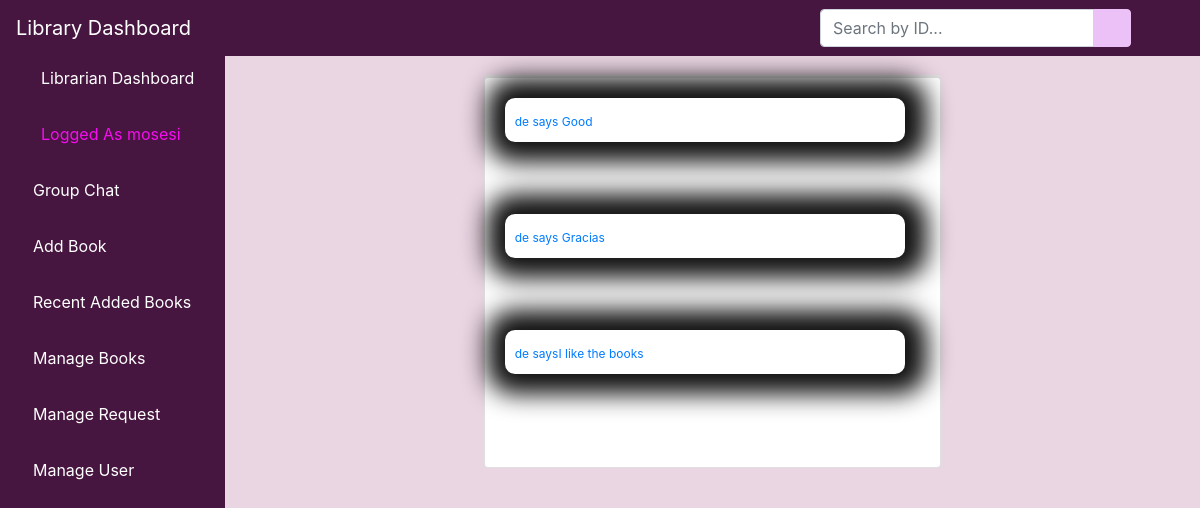
Page /afeedback/ (signed in) on the committed database.
### bookstore/models.py (models this page shows, shortened)
class User(AbstractUser):
    is_admin = models.BooleanField(default=False)
    is_student = models.BooleanField(default=False)
    is_lecturer = models.BooleanField(default=False)
    class Meta:
        swappable = 'AUTH_USER_MODEL'

class Feedback(models.Model):
    feedback = models.CharField(max_length=100, null=True, blank=True)

### bookstore/views.py (the view)
# urls.py: path('afeedback/', views.AFeedback.as_view(), name='afeedback'),
class AFeedback(LoginRequiredMixin,ListView):
	model = Feedback
	template_name = 'dashboard/feedback.html'
	context_object_name = 'feedbacks'
	paginate_by = 3
	def get_queryset(self):
		return Feedback.objects.order_by('-id')

### bookstore/templates/dashboard/feedback.html (shortened to what this page needs)
{% extends 'dashboard/base.html' %}
{% block content %}
<div class="container-fluid">
<div class="row">
<div class="col-sm-3" style="color: red">
</div>
<div class="col-sm-6" style="padding-top: 25px">
    <div class="card">
</div>
<div class="card mb-2">
<div class="card-body">
<div class="row">
    <div class="col-sm-8">
    {% for feedback in feedbacks %}
        <div class="chat" style="width: 150%; background: white; box-shadow: 2px 0px 25px 20px #111;">
                <strong><small class="chat-user-special text-primary"> {{ feedback.feedback }}</small></strong>
        </div><br><br><br>
    {% empty %}
    <h1 class="heading">No delete request</h1><br>
    {% endfor %}
    <div class="col-sm-4"></div>
    </div>
                      </div>
                    </div>
                  </div>
</div>
<div class="col-sm-2" style="color: red">
</div>
</div>
</div>
{% endblock content %}

### bookstore/templates/dashboard/base.html (shortened to what this page needs)
{% load static %}
<!DOCTYPE html>
<html lang="en">
<head>
    {% load static %}
    <link href="{% static 'vendor/fontawesome-free/css/all.min.css' %}" rel="stylesheet" type="text/css">
       <link rel="stylesheet" href="{% static 'assets/css/bootstrap.min.css' %}">
      <link rel="stylesheet" href="{% static 'assets/fonts/font-awesome-4.7.0/css/font-awesome.min.css' %}">
    <link href="{% static 'vendor/datatables/dataTables.bootstrap4.css' %}" rel="stylesheet">
    <link rel="stylesheet" type="text/css" href="{% static 'css/master.css' %}">
    <link href="{% static 'css/sb-admin.css' %}" rel="stylesheet">
</head>
<body id="page-top" style="background-color: #e9d3e1ee">
<nav class="navbar navbar-expand navbar-head fixed-top">
    <a class="navbar-brand mr-1" style="color: white;" href="">Library Dashboard</a>
    <button class="btn btn-link btn-sm text-white order-1 order-sm-0" id="sidebarToggle" href="#">
        <i class="fas fa-bars"></i>
    </button>
      <form class="d-none d-md-inline-block form-inline ml-auto mr-0 mr-md-3 my-2 my-md-0" action="{% url 'asearch' %}">
        <div class="input-group">
            <input type="text" class="form-control" name="query" placeholder="Search by ID..." aria-label="Search" aria-describedby="basic-addon2">
            <div class="input-group-append">
                <button class="btn btn-primary" type="submit">
                    <i class="fas fa-search"></i>
                </button>
            </div>
        </div>
    </form>
    <ul class="navbar-nav ml-auto ml-md-0">
        <li class="nav-item dropdown no-arrow">
            <a class="nav-link dropdown-toggle" style="color: #ecc1f7;" href="#" id="userDropdown" role="button" data-toggle="dropdown" aria-haspopup="true" aria-expanded="false">
                <i class="fas fa-user-circle fa-fw "></i>
            </a>
        </li>
    </ul>
</nav>
<div id="wrapper" style="padding-top: 50px">
<ul class="sidebar navbar-nav" >
    <li class="nav-item active" >
        <a class="nav-link" href="{% url 'dashboard' %}">
            <i class="fas fa-fw fa-tachometer-alt"></i>
            <span>Librarian Dashboard</span>
        </a>
    </li>
    <li class="nav-item active">
        <a class="nav-link" style="color: #ecc1f7;" href="">
            <i class="fas fa-user-circle fa-fw "></i>
            <span style="color: rgb(247, 12, 239)">Logged As {{ user.username }}</span>
        </a>
    </li>
    <li class="nav-item">
        <a class="nav-link" style="color: #ecc1f7;" href="{% url 'alchat' %}">
            <i class="fas fa-book "></i>
            <span style="color: white">Group Chat</span>
        </a>
    </li>
        <li class="nav-item">
        <a class="nav-link" style="color: #ecc1f7;" href="{% url 'aabook_form' %}">
            <i class="fas fa-book "></i>
            <span style="color: white">Add Book</span>
        </a>
    </li>
    <li class="nav-item">
        <a class="nav-link" style="color: #ecc1f7;" href="{% url 'albook' %}">
            <i class="fas fa-book "></i>
            <span style="color: white">Recent Added Books</span>
        </a>
    </li>
      <li class="nav-item">
        <a class="nav-link" style="color: #ecc1f7;"href="{% url 'ambook' %}">
            <i class="fas fa-book "></i>
            <span style="color: white">Manage Books</span>
        </a>
    </li>
     <li class="nav-item">
        <a class="nav-link" style="color: #ecc1f7;" href="{% url 'amrequest' %}">
            <i class="fas fa-book "></i>
            <span style="color: white">Manage Request</span>
        </a>
    </li>
     <li class="nav-item">
        <a class="nav-link" style="color: #ecc1f7;" href="{% url 'aluser' %}">
            <i class="fas fa-user "></i>
            <span style="color: white">Manage User</span>
        </a>
    </li>
</ul>
    {% block content %}{% endblock content %}
</div>

### static/css/master.css (style rules this page uses)
html { scroll-behavior: smooth; }
li { list-style-type: none; }
.chat { background: rgb(220, 20, 60); border-radius: 10px; width: 70%; padding: 10px; }
.chat-user-special { color: yellow; font-size: 12px; }

### bookstore/templates/dashboard/base.html (style rules this page uses)
body { display: flex; flex-direction: column; min-height: 100vh; }
.navbar-head { background-color: rgb(71, 22, 64); }
.sidebar { background-color: rgb(71, 22, 64) !important; }
.btn-primary, .btn-primary:hover, .btn-primary:active, .btn-primary:visited { background-color: #ecc1f7 !important; border-color: #ecc1f7 !important; }

### rows in the picture
User: username "mosesi"
Feedback: feedback "de says Good"
Feedback: feedback "de says Gracias"
Feedback: feedback "de saysI like the books"
